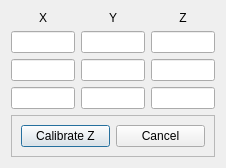
<?xml version="1.0" encoding="UTF-8"?>
<ui version="4.0">
 <class>CalibrateZDlg</class>
 <widget class="QDialog" name="CalibrateZDlg">
  <property name="windowModality">
   <enum>Qt::ApplicationModal</enum>
  </property>
  <property name="geometry">
   <rect>
    <x>0</x>
    <y>0</y>
    <width>226</width>
    <height>166</height>
   </rect>
  </property>
  <property name="windowTitle">
   <string notr="true">Calibrate Z</string>
  </property>
  <property name="modal">
   <bool>true</bool>
  </property>
  <layout class="QGridLayout" name="gridLayout">
   <item row="3" column="0">
    <widget class="QLineEdit" name="lineEdit">
     <property name="inputMethodHints">
      <set>Qt::ImhDigitsOnly</set>
     </property>
     <property name="inputMask">
      <string/>
     </property>
     <property name="maxLength">
      <number>6</number>
     </property>
    </widget>
   </item>
   <item row="4" column="0">
    <widget class="QLineEdit" name="lineEdit_4">
     <property name="inputMethodHints">
      <set>Qt::ImhDigitsOnly</set>
     </property>
     <property name="inputMask">
      <string/>
     </property>
     <property name="maxLength">
      <number>6</number>
     </property>
    </widget>
   </item>
   <item row="4" column="1">
    <widget class="QLineEdit" name="lineEdit_5">
     <property name="inputMethodHints">
      <set>Qt::ImhDigitsOnly</set>
     </property>
     <property name="inputMask">
      <string/>
     </property>
     <property name="maxLength">
      <number>6</number>
     </property>
    </widget>
   </item>
   <item row="4" column="2">
    <widget class="QLineEdit" name="lineEdit_6">
     <property name="inputMethodHints">
      <set>Qt::ImhDigitsOnly</set>
     </property>
     <property name="inputMask">
      <string/>
     </property>
     <property name="maxLength">
      <number>6</number>
     </property>
    </widget>
   </item>
   <item row="5" column="0">
    <widget class="QLineEdit" name="lineEdit_7">
     <property name="inputMethodHints">
      <set>Qt::ImhDigitsOnly</set>
     </property>
     <property name="inputMask">
      <string/>
     </property>
     <property name="maxLength">
      <number>6</number>
     </property>
    </widget>
   </item>
   <item row="5" column="1">
    <widget class="QLineEdit" name="lineEdit_8">
     <property name="inputMethodHints">
      <set>Qt::ImhDigitsOnly</set>
     </property>
     <property name="inputMask">
      <string/>
     </property>
     <property name="maxLength">
      <number>6</number>
     </property>
    </widget>
   </item>
   <item row="5" column="2">
    <widget class="QLineEdit" name="lineEdit_9">
     <property name="inputMethodHints">
      <set>Qt::ImhDigitsOnly</set>
     </property>
     <property name="inputMask">
      <string/>
     </property>
     <property name="maxLength">
      <number>6</number>
     </property>
    </widget>
   </item>
   <item row="3" column="2">
    <widget class="QLineEdit" name="lineEdit_3">
     <property name="inputMethodHints">
      <set>Qt::ImhDigitsOnly</set>
     </property>
     <property name="inputMask">
      <string/>
     </property>
     <property name="maxLength">
      <number>6</number>
     </property>
    </widget>
   </item>
   <item row="3" column="1">
    <widget class="QLineEdit" name="lineEdit_2">
     <property name="inputMethodHints">
      <set>Qt::ImhDigitsOnly</set>
     </property>
     <property name="inputMask">
      <string/>
     </property>
     <property name="maxLength">
      <number>6</number>
     </property>
    </widget>
   </item>
   <item row="1" column="0">
    <widget class="QLabel" name="label">
     <property name="maximumSize">
      <size>
       <width>16777215</width>
       <height>15</height>
      </size>
     </property>
     <property name="text">
      <string>X</string>
     </property>
     <property name="alignment">
      <set>Qt::AlignCenter</set>
     </property>
     <property name="buddy">
      <cstring>lineEdit</cstring>
     </property>
    </widget>
   </item>
   <item row="1" column="1">
    <widget class="QLabel" name="label_2">
     <property name="maximumSize">
      <size>
       <width>16777215</width>
       <height>15</height>
      </size>
     </property>
     <property name="text">
      <string>Y</string>
     </property>
     <property name="alignment">
      <set>Qt::AlignCenter</set>
     </property>
    </widget>
   </item>
   <item row="1" column="2">
    <widget class="QLabel" name="label_3">
     <property name="maximumSize">
      <size>
       <width>16777215</width>
       <height>15</height>
      </size>
     </property>
     <property name="text">
      <string>Z</string>
     </property>
     <property name="alignment">
      <set>Qt::AlignCenter</set>
     </property>
    </widget>
   </item>
   <item row="6" column="0" colspan="3">
    <widget class="QFrame" name="frame">
     <property name="frameShape">
      <enum>QFrame::StyledPanel</enum>
     </property>
     <property name="frameShadow">
      <enum>QFrame::Raised</enum>
     </property>
     <layout class="QHBoxLayout" name="horizontalLayout">
      <item>
       <widget class="QPushButton" name="okButton">
        <property name="sizePolicy">
         <sizepolicy hsizetype="Preferred" vsizetype="Preferred">
          <horstretch>0</horstretch>
          <verstretch>0</verstretch>
         </sizepolicy>
        </property>
        <property name="minimumSize">
         <size>
          <width>0</width>
          <height>0</height>
         </size>
        </property>
        <property name="focusPolicy">
         <enum>Qt::ClickFocus</enum>
        </property>
        <property name="text">
         <string>Calibrate Z</string>
        </property>
       </widget>
      </item>
      <item>
       <widget class="QPushButton" name="cancelButton">
        <property name="sizePolicy">
         <sizepolicy hsizetype="Minimum" vsizetype="Preferred">
          <horstretch>0</horstretch>
          <verstretch>0</verstretch>
         </sizepolicy>
        </property>
        <property name="text">
         <string>Cancel</string>
        </property>
       </widget>
      </item>
     </layout>
    </widget>
   </item>
  </layout>
 </widget>
 <tabstops>
  <tabstop>lineEdit</tabstop>
  <tabstop>lineEdit_2</tabstop>
  <tabstop>lineEdit_3</tabstop>
  <tabstop>lineEdit_4</tabstop>
  <tabstop>lineEdit_5</tabstop>
  <tabstop>lineEdit_6</tabstop>
  <tabstop>lineEdit_7</tabstop>
  <tabstop>lineEdit_8</tabstop>
  <tabstop>lineEdit_9</tabstop>
 </tabstops>
 <resources/>
 <connections>
  <connection>
   <sender>cancelButton</sender>
   <signal>clicked()</signal>
   <receiver>CalibrateZDlg</receiver>
   <slot>close()</slot>
   <hints>
    <hint type="sourcelabel">
     <x>161</x>
     <y>132</y>
    </hint>
    <hint type="destinationlabel">
     <x>112</x>
     <y>82</y>
    </hint>
   </hints>
  </connection>
 </connections>
</ui>
